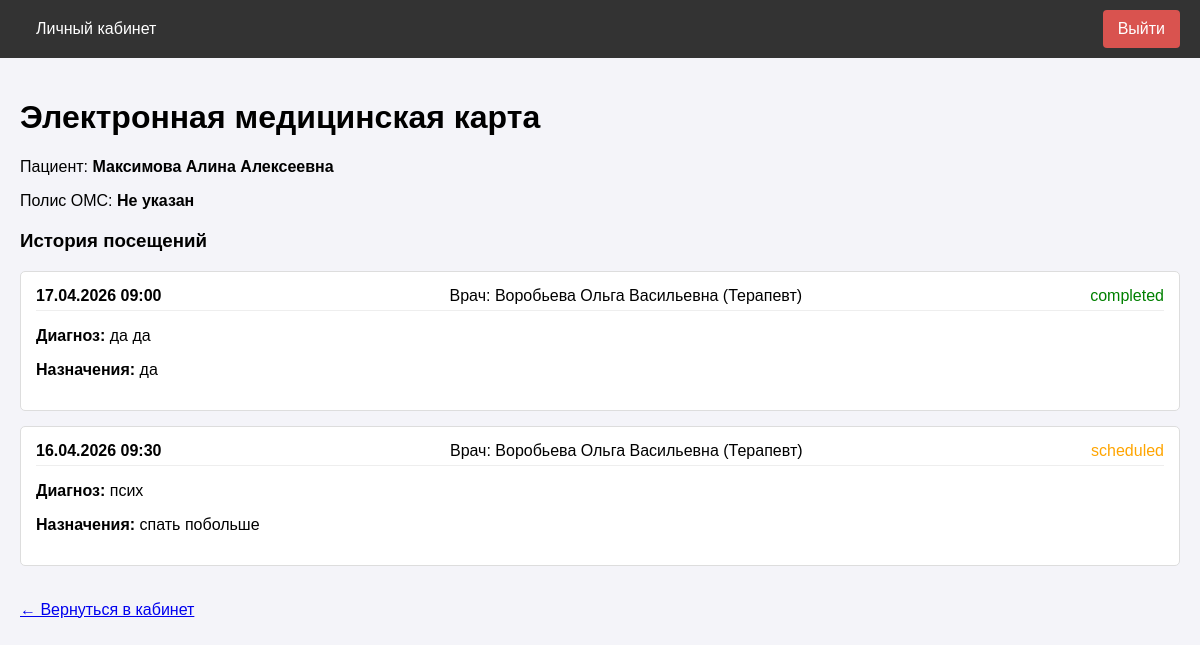
/patient/medical-card (signed in), run on an earlier commit of the app's database.
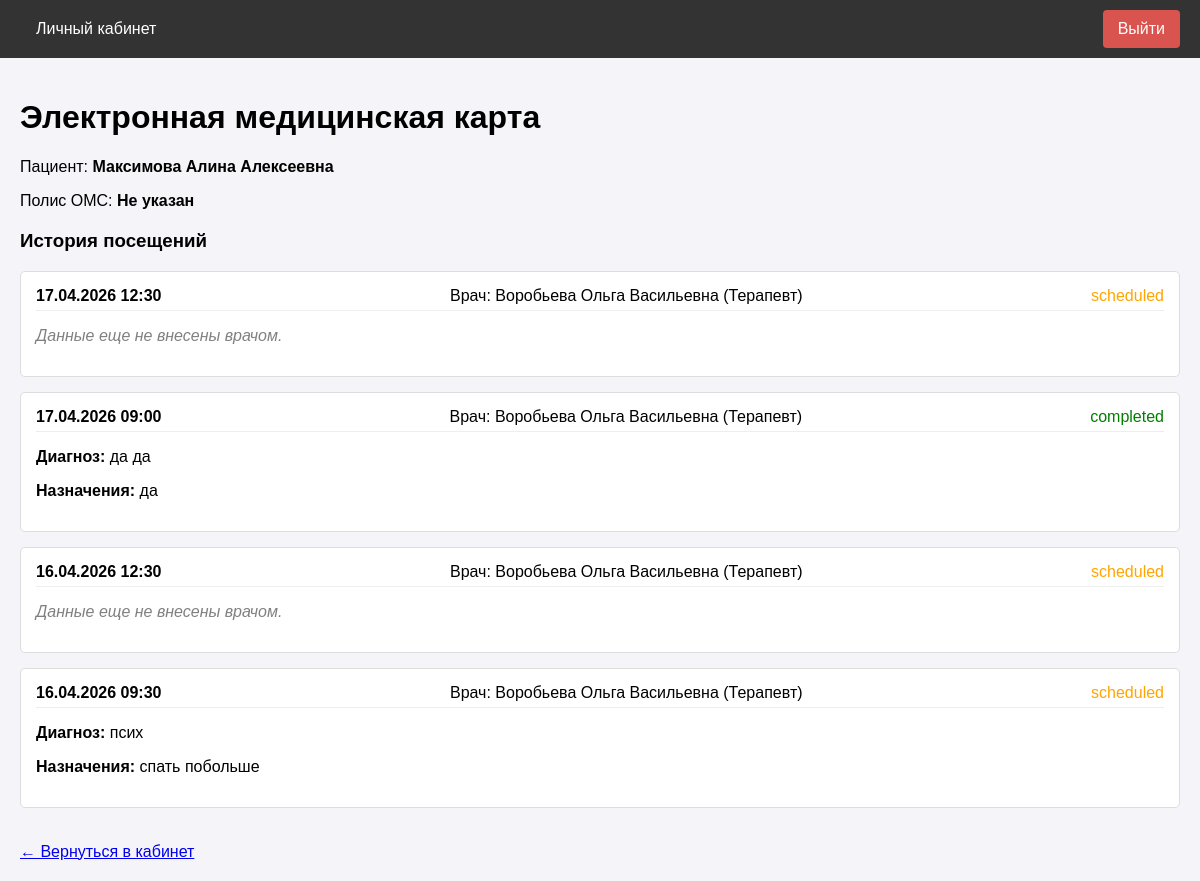
And on a later commit of the database.
### app/models.py (models this page shows, shortened)
class User(UserMixin, db.Model):
    __tablename__ = 'users'
    id = db.Column(db.Integer, primary_key=True)
    username = db.Column(db.String(64), index=True, unique=True)
    email = db.Column(db.String(120), index=True, unique=True)
    phone = db.Column(db.String(20), index=True, unique=True)
    password_hash = db.Column(db.String(256))
    role = db.Column(db.String(20), index=True, default='patient')
    specialty = db.Column(db.String(100), nullable=True) # Для врача
    office_number = db.Column(db.String(10), nullable=True) # Для врача
    oms_number = db.Column(db.String(20), nullable=True) # Для пациента
    created_at = db.Column(db.DateTime, default=datetime.utcnow)
    appointments_as_patient = db.relationship('Appointment', foreign_keys='Appointment.patient_id', backref='patient', lazy='dynamic')
    appointments_as_doctor = db.relationship('Appointment', foreign_keys='Appointment.doctor_id', backref='doctor', lazy='dynamic')
    schedule_slots = db.relationship('ScheduleSlot', backref='doctor', lazy='dynamic')
    action_logs = db.relationship('ActionLog', backref='user', lazy='dynamic')

class Appointment(db.Model):
    __tablename__ = 'appointments'
    id = db.Column(db.Integer, primary_key=True)
    patient_id = db.Column(db.Integer, db.ForeignKey('users.id'), nullable=False)
    doctor_id = db.Column(db.Integer, db.ForeignKey('users.id'), nullable=False)
    slot_id = db.Column(db.Integer, db.ForeignKey('schedule_slots.id'), nullable=False)
    status = db.Column(db.String(20), default='scheduled') # scheduled, completed, cancelled
    created_at = db.Column(db.DateTime, default=datetime.utcnow)
    diagnosis = db.Column(db.Text, nullable=True)
    prescription = db.Column(db.Text, nullable=True)

class ScheduleSlot(db.Model):
    __tablename__ = 'schedule_slots'
    id = db.Column(db.Integer, primary_key=True)
    doctor_id = db.Column(db.Integer, db.ForeignKey('users.id'), nullable=False)
    start_time = db.Column(db.DateTime, nullable=False, index=True)
    end_time = db.Column(db.DateTime, nullable=False)
    is_available = db.Column(db.Boolean, default=True) # True - свободно, False - занято/отменено
    appointment = db.relationship('Appointment', uselist=False, backref='slot')

### app/patient/routes.py (the view)
@bp.route('/medical-card')
@login_required
@role_required('patient')
def medical_card():
    appointments = Appointment.query\
        .join(ScheduleSlot, Appointment.slot_id == ScheduleSlot.id)\
        .filter(Appointment.patient_id == current_user.id)\
        .order_by(ScheduleSlot.start_time.desc())\
        .all()
    return render_template('patient/medical_card.html', title='Медицинская карта', appointments=appointments)

### app/models.py (called while the page is built)
@login_manager.user_loader
def load_user(user_id):
    return User.query.get(int(user_id))

### app/utils.py (called while the page is built)
def role_required(role):
    def decorator(f):
        @wraps(f)
        def decorated_function(*args, **kwargs):
            if not current_user.is_authenticated:
                return redirect(url_for('auth.login'))
            if current_user.role != role:
                flash('У вас нет доступа к этой странице.')
                return redirect(url_for('main.index'))
            return f(*args, **kwargs)
        return decorated_function
    return decorator

### app/templates/patient/medical_card.html
{% extends "base.html" %}
{% block content %}
<h1>Электронная медицинская карта</h1>
<p>Пациент: <strong>{{ current_user.username }}</strong></p>
<p>Полис ОМС: <strong>{{ current_user.oms_number or 'Не указан' }}</strong></p>
<div style="margin-top: 20px;">
    <h3>История посещений</h3>
    {% if appointments %}
        {% for appt in appointments %}
        <div style="border: 1px solid #ddd; padding: 15px; margin-bottom: 15px; border-radius: 5px; background-color: #fff;">
            <div style="display: flex; justify-content: space-between; border-bottom: 1px solid #eee; padding-bottom: 5px; margin-bottom: 10px;">
                <strong>{{ appt.slot.start_time.strftime('%d.%m.%Y %H:%M') }}</strong>
                <span>Врач: {{ appt.doctor.username }} ({{ appt.doctor.specialty }})</span>
                <span style="color: {% if appt.status == 'completed' %}green{% elif appt.status == 'cancelled' %}red{% else %}orange{% endif %};">
                    {{ appt.status }}
                </span>
            </div>
            {% if appt.diagnosis %}
            <p><strong>Диагноз:</strong> {{ appt.diagnosis }}</p>
            {% endif %}
            {% if appt.prescription %}
            <p><strong>Назначения:</strong> {{ appt.prescription }}</p>
            {% endif %}
            {% if not appt.diagnosis and not appt.prescription %}
            <p style="color: gray; font-style: italic;">Данные еще не внесены врачом.</p>
            {% endif %}
        </div>
        {% endfor %}
    {% else %}
    <p style="color: #666;">У вас пока нет записей о приемах.</p>
    {% endif %}
</div>
<a href="{{ url_for('patient.dashboard') }}" style="margin-top: 20px; display: inline-block;">← Вернуться в кабинет</a>
{% endblock %}

### app/templates/base.html (shortened to what this page needs)
<!DOCTYPE html>
<html lang="ru">
<head>
</head>
<body>
    <nav>
        <div class="nav-left">
            {% if current_user.is_authenticated %}
                {% if current_user.role == 'patient' %}
                    <a href="{{ url_for('patient.dashboard') }}">Личный кабинет</a>
                {% elif current_user.role == 'doctor' %}
                    <a href="{{ url_for('doctor.dashboard') }}">Личный кабинет</a>
                {% elif current_user.role == 'admin' %}
                    <a href="{{ url_for('admin.dashboard') }}">Личный кабинет</a>
                {% else %}
                    <a href="{{ url_for('main.index') }}">Главная</a>
                {% endif %}
            {% else %}
                <a href="{{ url_for('main.index') }}">Главная</a>
            {% endif %}
        </div>
        <div class="nav-right">
            {% if current_user.is_anonymous %}
                <a href="{{ url_for('auth.login') }}">Вход</a>
                <a href="{{ url_for('auth.register') }}">Регистрация</a>
            {% else %}
                <a href="{{ url_for('auth.logout') }}" class="btn-logout">Выйти</a>
            {% endif %}
        </div>
    </nav>
    <div class="content">
        {% block content %}{% endblock %}
    </div>
</body>
</html>

### app/templates/base.html (style rules this page uses)
body { font-family: Arial, sans-serif; margin: 0; padding: 0; background-color: #f4f4f9; }
nav { background-color: #333; overflow: hidden; padding: 10px 20px; display: flex; justify-content: space-between; align-items: center; }
.nav-left a { color: white; text-align: center; padding: 14px 16px; text-decoration: none; }
.nav-right { display: flex; gap: 10px; }
.nav-right a { color: white; text-align: center; padding: 10px 15px; text-decoration: none; border-radius: 4px; transition: background-color 0.3s; }
.btn-logout { background-color: #d9534f; }
.content { padding: 20px; }

What changed in the data, as far as the page shows it:
added Appointment: slot.start_time "17.04.2026 12:30", doctor.username "Воробьева Ольга Васильевна", doctor.specialty "Терапевт", status "scheduled", shows "Данные еще не внесены врачом."
added Appointment: slot.start_time "16.04.2026 12:30", doctor.username "Воробьева Ольга Васильевна", doctor.specialty "Терапевт", status "scheduled", shows "Данные еще не внесены врачом."
